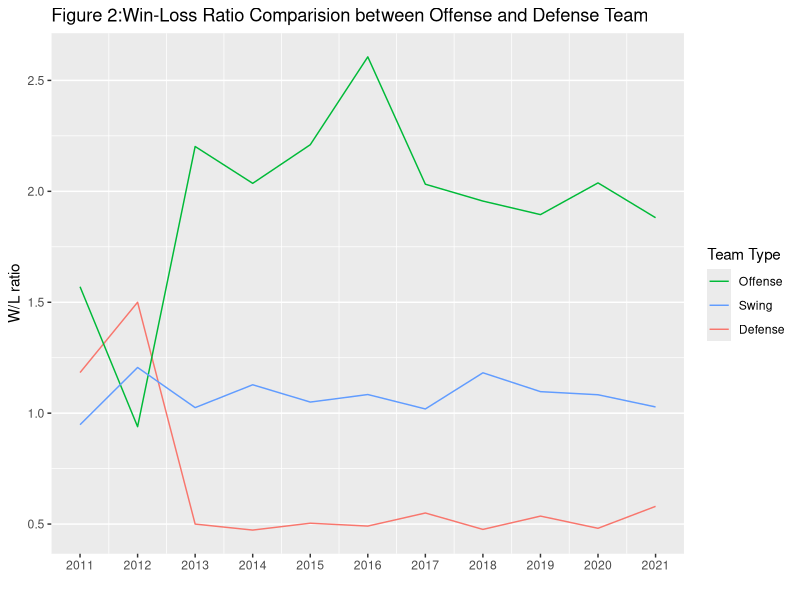
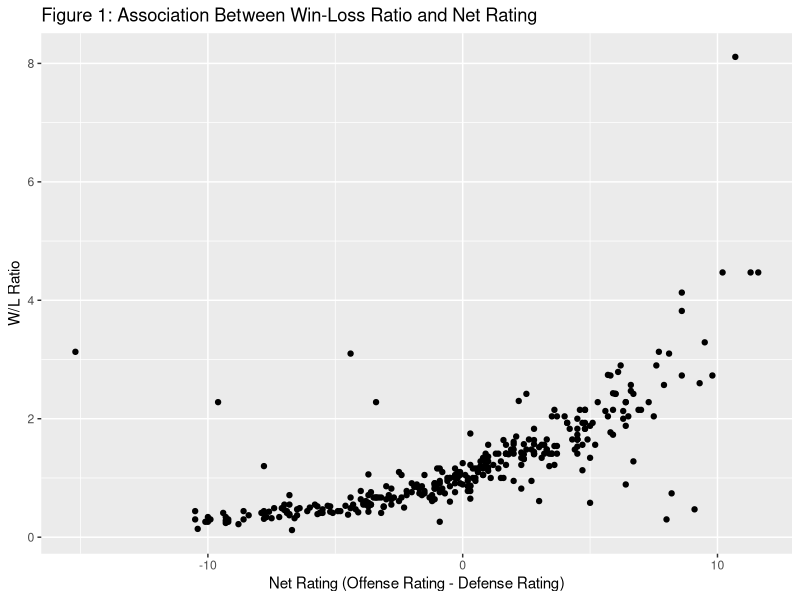

Write R code to recreate these figures, in order.
## ---- chunk 1
library(tidyverse)
NBAdata <- read_csv("NBAdata.csv")
NBAdataOSD <- read_csv("NBAdataOSD.csv")
## ---- chunk 2
#Data is on foreign player numbers and it's influence on W/L ratio for NBA teams.
#Data is collected from https://pr.nba.com/ and https://www.basketball-reference.com/. 
## ---- chunk 3
NBAdataOSD %>% 
  group_by(season,team_type) %>% 
  mutate(total_mean=mean(win_lose_ratio)) %>% 
  ggplot(aes(x=`season`,y=`total_mean`,color=team_type))+
  geom_line()+
  scale_x_continuous(breaks=2011:2021) +
  scale_color_discrete(name="Team Type",
                      breaks=c("O", "S", "D"),
                      labels=c("Offense", "Swing", "Defense")) +
  labs(title="Figure 2:Win-Loss Ratio Comparision between Offense and Defense Team",
       x="",
       y="W/L ratio") +
  theme(panel.grid.major.x = element_blank())

## ---- chunk 4
NBAdata %>%
  ggplot(aes(x = NetRtg, y = `W/L Ratio`)) +
  geom_point() +
  labs(x = "Net Rating (Offense Rating - Defense Rating)", title = "Figure 1: Association Between Win-Loss Ratio and Net Rating")
